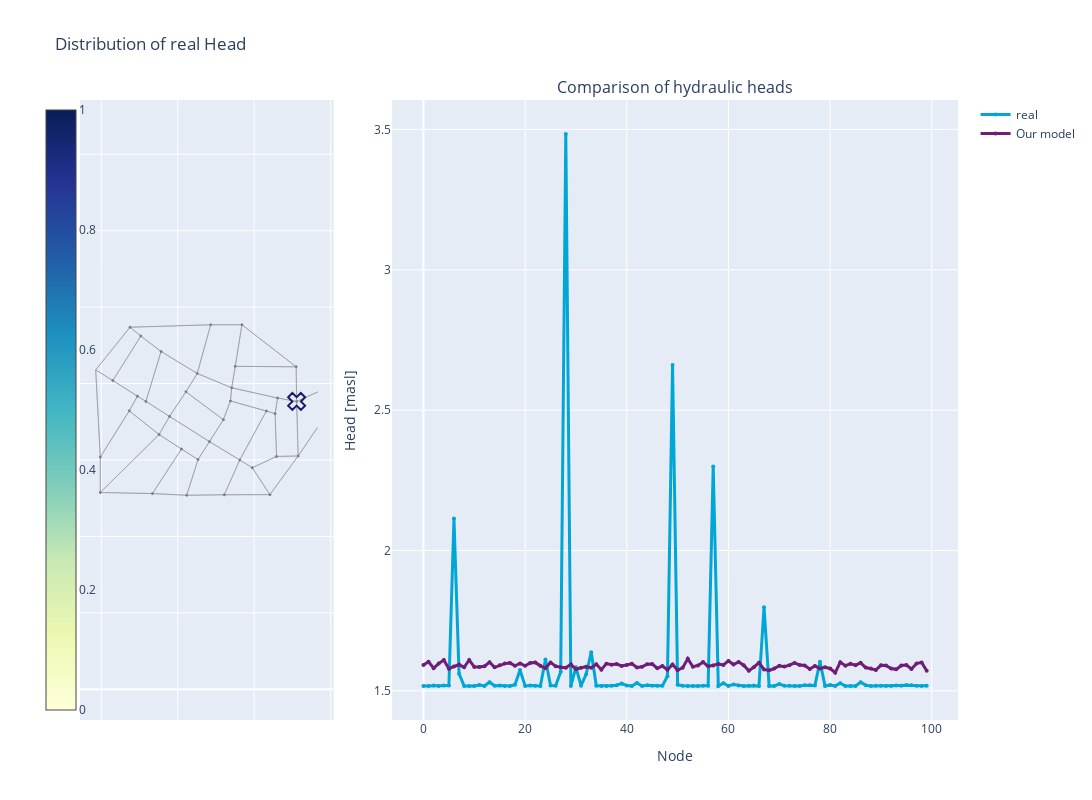

The code cell stored with this chart in its notebook:
### Code cell
from utils.Dashboard import Dashboard
from IPython.display import display

_,_,_, pred, real, time = testing(model, val_loader)
d = Dashboard(pd.DataFrame(real.reshape(-1,n_nodes)),pd.DataFrame(pred.reshape(-1,n_nodes)),to_networkx(val_dataset[0],node_attrs=['pos']))
f = d.display_results()
display(f)

### Figure 1 — Plotly figure (JSON) as saved in the notebook; plotly's stock layout.template omitted (floating-point values rounded to 4 significant figures; data arrays with more than 128 entries replaced by an {"elided": "..."} marker saying what was removed)
{"data": [{"hovertemplate": "%{text}", "marker": {"cmax": 1, "cmin": 0, "color": [1.517, 1.566, 1.319, 1.064, 0.5059, 1.762, 2.119, 1.935, 1.828, 1.458, 1.371, 1.108, 0.8406, 1.104, 1.359, 1.545, 1.772, 1.443, 1.188, 1.175, 1.169, 1.463, 1.531, 2.07, 1.573, 1.306, 1.446, 1.798, 1.581, 1.49, 1.443, 1.466, 1.555, 1.575, 1.729, 1.809], "colorbar": {"ticklabelposition": "outside", "x": -0.05}, "colorscale": [[0.0, "rgb(255,255,217)"], [0.125, "rgb(237,248,177)"], [0.25, "rgb(199,233,180)"], [0.375, "rgb(127,205,187)"], [0.5, "rgb(65,182,196)"], [0.625, "rgb(29,145,192)"], [0.75, "rgb(34,94,168)"], [0.875, "rgb(37,52,148)"], [1.0, "rgb(8,29,88)"]], "line": {"color": "DarkSlateGrey", "width": 1}, "showscale": true, "size": [1.011, 1.06, 0.8133, 0.5577, 0.0, 1.256, 1.613, 1.429, 1.322, 0.9521, 0.8655, 0.6021, 0.3346, 0.5986, 0.8534, 1.039, 1.266, 0.9369, 0.6817, 0.6695, 0.6635, 0.9573, 1.025, 1.564, 1.068, 0.8005, 0.9397, 1.292, 1.075, 0.9839, 0.937, 0.9605, 1.049, 1.069, 1.223, 1.303], "sizemin": 1, "sizeref": 1.06}, "mode": "markers", "name": "coordinates", "showlegend": false, "text": ["<b><br> Node ID: </b> 0 <br> <b>Value:</b> 1.52", "<b><br> Node ID: </b> 1 <br> <b>Value:</b> 1.57", "<b><br> Node ID: </b> 2 <br> <b>Value:</b> 1.32", "<b><br> Node ID: </b> 3 <br> <b>Value:</b> 1.06", "<b><br> Node ID: </b> 4 <br> <b>Value:</b> 0.51", "<b><br> Node ID: </b> 5 <br> <b>Value:</b> 1.76", "<b><br> Node ID: </b> 6 <br> <b>Value:</b> 2.12", "<b><br> Node ID: </b> 7 <br> <b>Value:</b> 1.93", "<b><br> Node ID: </b> 8 <br> <b>Value:</b> 1.83", "<b><br> Node ID: </b> 9 <br> <b>Value:</b> 1.46", "<b><br> Node ID: </b> 10 <br> <b>Value:</b> 1.37", "<b><br> Node ID: </b> 11 <br> <b>Value:</b> 1.11", "<b><br> Node ID: </b> 12 <br> <b>Value:</b> 0.84", "<b><br> Node ID: </b> 13 <br> <b>Value:</b> 1.10", "<b><br> Node ID: </b> 14 <br> <b>Value:</b> 1.36", "<b><br> Node ID: </b> 15 <br> <b>Value:</b> 1.54", "<b><br> Node ID: </b> 16 <br> <b>Value:</b> 1.77", "<b><br> Node ID: </b> 17 <br> <b>Value:</b> 1.44", "<b><br> Node ID: </b> 18 <br> <b>Value:</b> 1.19", "<b><br> Node ID: </b> 19 <br> <b>Value:</b> 1.18", "<b><br> Node ID: </b> 20 <br> <b>Value:</b> 1.17", "<b><br> Node ID: </b> 21 <br> <b>Value:</b> 1.46", "<b><br> Node ID: </b> 22 <br> <b>Value:</b> 1.53", "<b><br> Node ID: </b> 23 <br> <b>Value:</b> 2.07", "<b><br> Node ID: </b> 24 <br> <b>Value:</b> 1.57", "<b><br> Node ID: </b> 25 <br> <b>Value:</b> 1.31", "<b><br> Node ID: </b> 26 <br> <b>Value:</b> 1.45", "<b><br> Node ID: </b> 27 <br> <b>Value:</b> 1.80", "<b><br> Node ID: </b> 28 <br> <b>Value:</b> 1.58", "<b><br> Node ID: </b> 29 <br> <b>Value:</b> 1.49", "<b><br> Node ID: </b> 30 <br> <b>Value:</b> 1.44", "<b><br> Node ID: </b> 31 <br> <b>Value:</b> 1.47", "<b><br> Node ID: </b> 32 <br> <b>Value:</b> 1.55", "<b><br> Node ID: </b> 33 <br> <b>Value:</b> 1.58", "<b><br> Node ID: </b> 34 <br> <b>Value:</b> 1.73", "<b><br> Node ID: </b> 35 <br> <b>Value:</b> 1.81"], "x": [7112.0, 5680.0, 4862.0, 2751.0, 1853.0, 1974.0, 1974.0, 4235.0, 6412.0, 5413.0, 4511.0, 3034.0, 2302.0, 2945.0, 3786.0, 4830.0, 7100.0, 5506.0, 3564.0, 3167.0, 2731.0, 3511.0, 4098.0, 3337.0, 4531.0, 4215.0, 5194.0, 5218.0, 5623.0, 5951.0, 6614.0, 5380.0, 6319.0, 6549.0, 6586.0, 7152.0, 7670.0, 7659.0], "y": [7532.0, 9539.0, 9539.0, 9474.0, 8358.0, 6076.0, 5150.0, 5077.0, 5093.0, 7888.0, 8265.0, 9244.0, 8078.0, 7670.0, 7140.0, 6481.0, 8439.0, 8451.0, 8839.0, 7532.0, 7286.0, 6667.0, 6286.0, 5121.0, 6011.0, 7783.0, 7055.0, 5089.0, 5999.0, 5797.0, 7621.0, 7544.0, 7282.0, 7213.0, 6092.0, 6104.0, 7783.0, 6854.0], "type": "scatter", "uid": "9bae4d85-a0a1-41fb-9d02-86c58ff7d345", "xaxis": "x", "yaxis": "y"}, {"line": {"width": 3}, "marker": {"color": "#00A6D6", "size": 4}, "mode": "lines+markers", "name": "real", "x": [0, 1, 2, 3, 4, 5, 6, 7, 8, 9, 10, 11, 12, 13, 14, 15, 16, 17, 18, 19, 20, 21, 22, 23, 24, 25, 26, 27, 28, 29, 30, 31, 32, 33, 34, 35, 36, 37, 38, 39, 40, 41, 42, 43, 44, 45, 46, 47, 48, 49, 50, 51, 52, 53, 54, 55, 56, 57, 58, 59, 60, 61, 62, 63, 64, 65, 66, 67, 68, 69, 70, 71, 72, 73, 74, 75, 76, 77, 78, 79, 80, 81, 82, 83, 84, 85, 86, 87, 88, 89, 90, 91, 92, 93, 94, 95, 96, 97, 98, 99], "y": [1.517, 1.517, 1.519, 1.517, 1.519, 1.519, 2.113, 1.561, 1.517, 1.517, 1.517, 1.52, 1.517, 1.531, 1.518, 1.519, 1.517, 1.517, 1.521, 1.574, 1.517, 1.519, 1.518, 1.517, 1.611, 1.519, 1.518, 1.568, 3.484, 1.517, 1.584, 1.518, 1.559, 1.637, 1.518, 1.517, 1.517, 1.518, 1.52, 1.526, 1.519, 1.517, 1.528, 1.517, 1.52, 1.518, 1.518, 1.518, 1.552, 2.661, 1.522, 1.518, 1.517, 1.517, 1.517, 1.518, 1.518, 2.299, 1.517, 1.527, 1.517, 1.523, 1.519, 1.517, 1.518, 1.519, 1.517, 1.798, 1.517, 1.517, 1.524, 1.518, 1.518, 1.517, 1.517, 1.52, 1.519, 1.519, 1.603, 1.517, 1.52, 1.517, 1.527, 1.517, 1.517, 1.517, 1.53, 1.52, 1.517, 1.518, 1.518, 1.517, 1.517, 1.519, 1.518, 1.52, 1.52, 1.518, 1.517, 1.518], "type": "scatter", "uid": "410609de-4c17-4019-9ad2-6a05b93dcdf0", "xaxis": "x2", "yaxis": "y2"}, {"line": {"width": 3}, "marker": {"color": "#6F1D77", "size": 4}, "mode": "lines+markers", "name": "Our model", "x": [0, 1, 2, 3, 4, 5, 6, 7, 8, 9, 10, 11, 12, 13, 14, 15, 16, 17, 18, 19, 20, 21, 22, 23, 24, 25, 26, 27, 28, 29, 30, 31, 32, 33, 34, 35, 36, 37, 38, 39, 40, 41, 42, 43, 44, 45, 46, 47, 48, 49, 50, 51, 52, 53, 54, 55, 56, 57, 58, 59, 60, 61, 62, 63, 64, 65, 66, 67, 68, 69, 70, 71, 72, 73, 74, 75, 76, 77, 78, 79, 80, 81, 82, 83, 84, 85, 86, 87, 88, 89, 90, 91, 92, 93, 94, 95, 96, 97, 98, 99], "y": [1.592, 1.603, 1.581, 1.597, 1.61, 1.578, 1.587, 1.593, 1.584, 1.61, 1.585, 1.585, 1.587, 1.602, 1.583, 1.591, 1.597, 1.599, 1.589, 1.598, 1.589, 1.599, 1.601, 1.589, 1.581, 1.601, 1.588, 1.584, 1.582, 1.594, 1.577, 1.582, 1.586, 1.582, 1.594, 1.575, 1.597, 1.593, 1.595, 1.588, 1.592, 1.596, 1.583, 1.585, 1.595, 1.595, 1.58, 1.588, 1.575, 1.594, 1.573, 1.582, 1.614, 1.585, 1.59, 1.602, 1.587, 1.59, 1.596, 1.592, 1.606, 1.594, 1.603, 1.591, 1.571, 1.584, 1.6, 1.576, 1.573, 1.579, 1.589, 1.586, 1.591, 1.599, 1.591, 1.59, 1.578, 1.588, 1.579, 1.583, 1.579, 1.565, 1.602, 1.59, 1.596, 1.591, 1.6, 1.583, 1.58, 1.574, 1.591, 1.59, 1.579, 1.576, 1.59, 1.592, 1.578, 1.597, 1.601, 1.571], "type": "scatter", "uid": "8bd07989-e532-49c7-9883-d4853ef91959", "xaxis": "x2", "yaxis": "y2"}, {"hoverinfo": "none", "line": {"color": "#888", "width": 0.5}, "mode": "lines", "showlegend": false, "x": {"elided": "354 float values"}, "y": {"elided": "354 float values"}, "type": "scatter", "uid": "1edb4924-adf5-4c6f-b43a-56fa39b16ff4", "xaxis": "x", "yaxis": "y"}, {"marker": {"color": "midnightblue", "line": {"width": 2}, "size": 15, "symbol": "x-open"}, "showlegend": false, "x": [7112.0], "y": [7532.0], "type": "scatter", "uid": "c8a7e278-d0be-440e-828f-d27461c48f6b", "xaxis": "x", "yaxis": "y"}], "layout": {"annotations": [{"font": {"size": 16}, "showarrow": false, "text": " ", "x": 0.1444, "xanchor": "center", "xref": "paper", "y": 1.0, "yanchor": "bottom", "yref": "paper"}, {"font": {"size": 16}, "showarrow": false, "text": "Comparison of hydraulic heads", "x": 0.6778, "xanchor": "center", "xref": "paper", "y": 1.0, "yanchor": "bottom", "yref": "paper"}], "xaxis": {"anchor": "y", "domain": [0.0, 0.2889], "showticklabels": false}, "yaxis": {"anchor": "x", "domain": [0.0, 1.0], "scaleanchor": "x", "scaleratio": 1, "showticklabels": false}, "xaxis2": {"anchor": "y2", "domain": [0.3556, 1.0], "title": {"text": "Node"}}, "yaxis2": {"anchor": "x2", "domain": [0.0, 1.0], "title": {"text": "Head [masl]"}}, "width": 1600, "height": 800, "title": {"text": "Distribution of real Head"}}}
